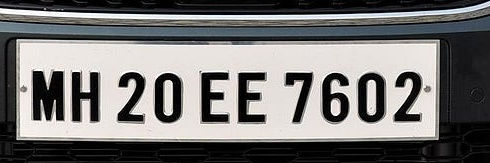
#> input picture Result_image/licenesplate_No_1.jpg, 490 x 163 px
$ python OCR.py
#> lines starting #> are read from the running program, lines starting #| are printed output that depends on the picture; after the words box and inside, x2 and y2 are one past the last pixel; in counts of white or black regions, pixels touching at a corner belong together
import cv2
import pytesseract

#file_path = "Sample_Car_Picture\car_14.jpg"
#file_path = "thaitextexample.jpg"
file_path = "Result_image/licenesplate_No_1.jpg"
#file_path = "Nameplate_No_1.jpg"

img = cv2.imread(filename=file_path)
#> img is the input picture: shape (163, 490, 3); mean B, G, R 115.8, 116.7, 117.9

# Adding custom options
custom_config = r'--oem 3 --psm 6'


#gray scale
img2 = cv2.cvtColor(src=img,code=cv2.COLOR_BGR2GRAY)

#BLUR
img3 = cv2.medianBlur(src=img2,ksize=3)
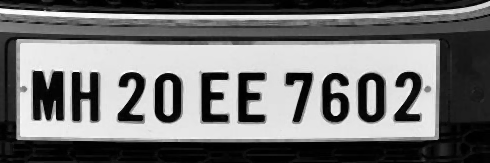
#> img3: shape (163, 490); min 0, max 255, mean 116.2

#thresholding
img4 = cv2.threshold(src=img3,thresh=0,maxval=255,type=cv2.THRESH_BINARY+cv2.THRESH_OTSU)[1]
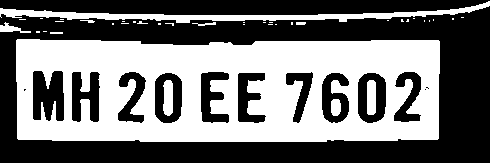
#> img4: shape (163, 490); 46% white; 39 white regions (29 under 20 px), largest, box (x1, y1, x2, y2) and area: (16, 39, 440, 142) 32814, (0, 1, 490, 23) 2753, (163, 80, 173, 116) 316


cv2.imshow(winname="image",mat=img3)
cv2.waitKey(0)
cv2.destroyAllWindows()

language_thai = 'tha'
#> (the run stopped early here; a loop or call above may not have finished)

$ run again, with thaitextexample.jpg copied over Result_image/licenesplate_No_1.jpg
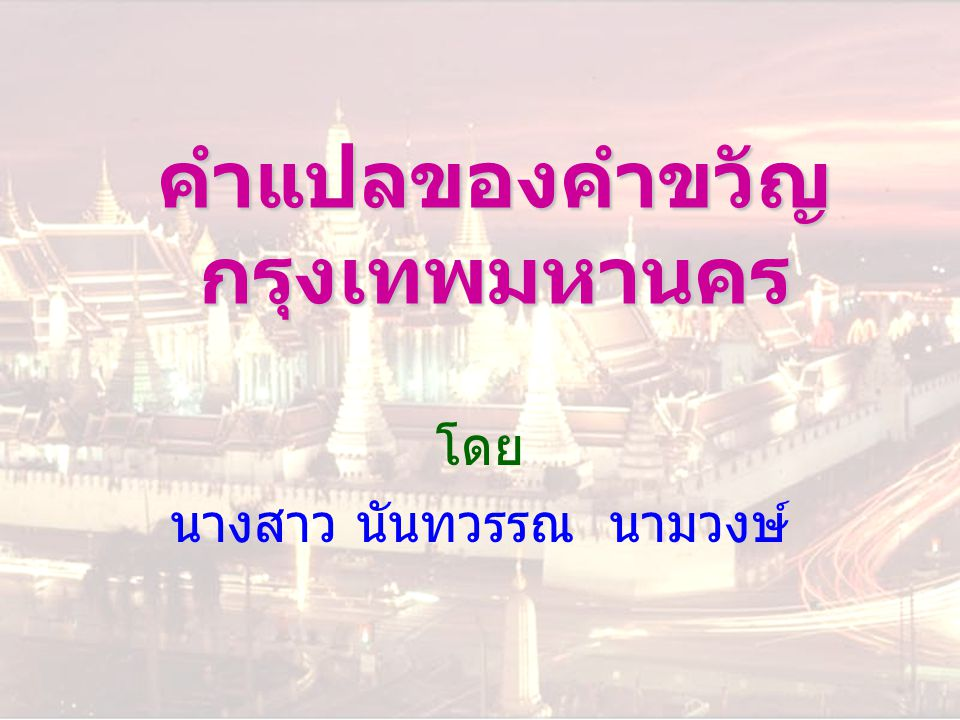
#> input picture thaitextexample.jpg, 960 x 720 px
#> img is the input picture: shape (720, 960, 3); mean B, G, R 216.9, 213, 232.8
#> `img2 = cv2.cvtColor(src=img,code=cv2.COLOR_BGR2GRAY)`:
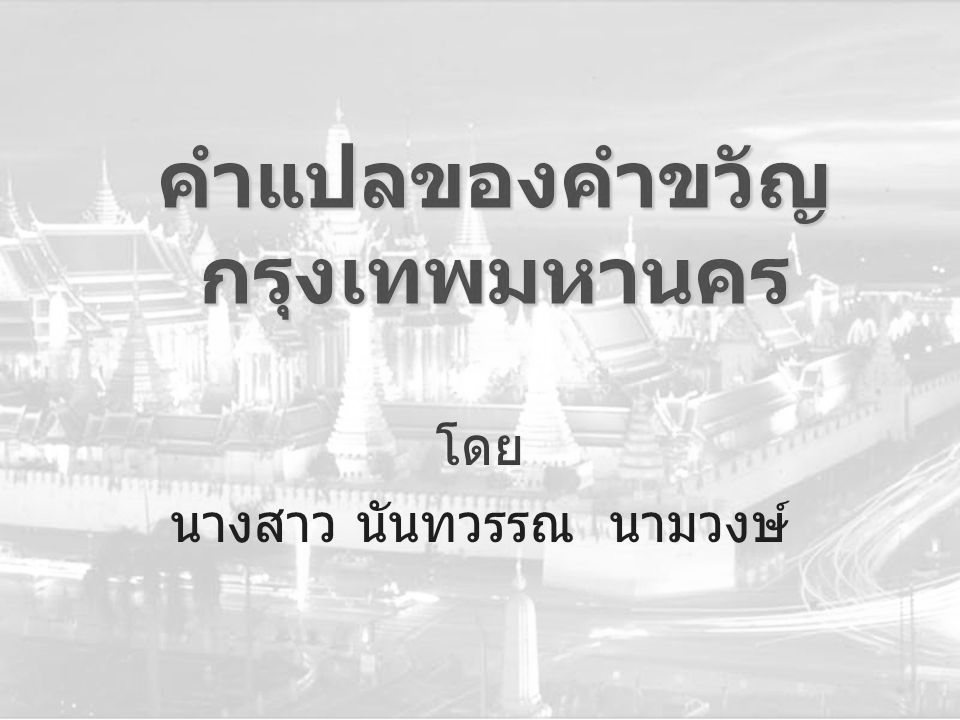
#> img2: shape (720, 960); min 14, max 255, mean 219.4
#> `img4 = cv2.threshold(src=img3,thresh=0,maxval=255,type=cv2.THRESH_BINA..`:
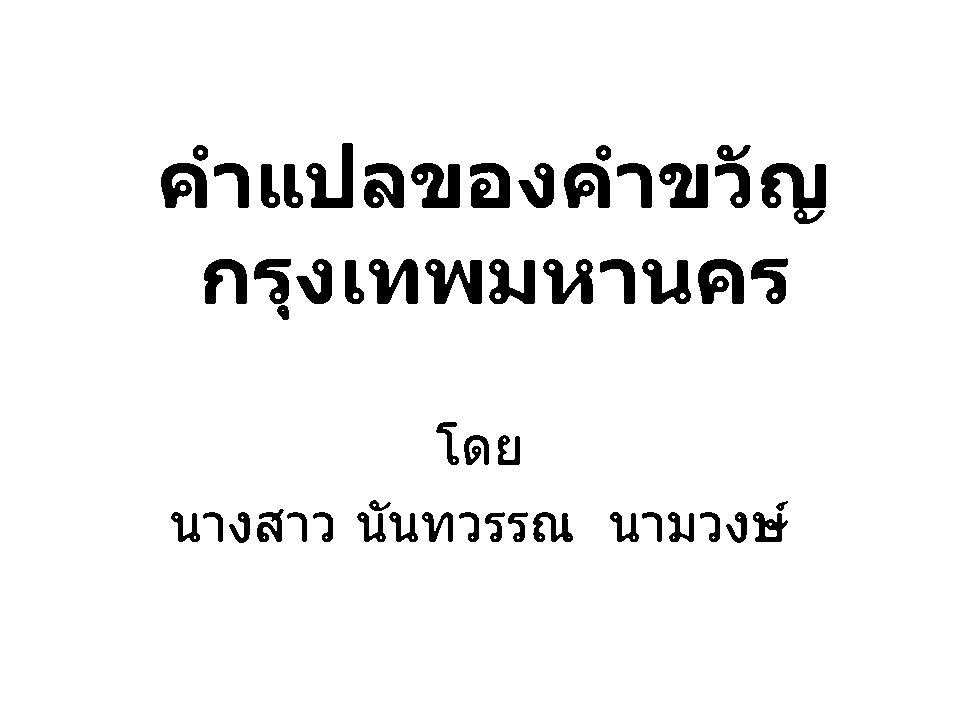
#> img4: shape (720, 960); 94.6% white; 54 black regions, largest, box (x1, y1, x2, y2) and area: (761, 163, 826, 224) 2030, (425, 259, 482, 304) 1491, (306, 143, 353, 208) 1471
